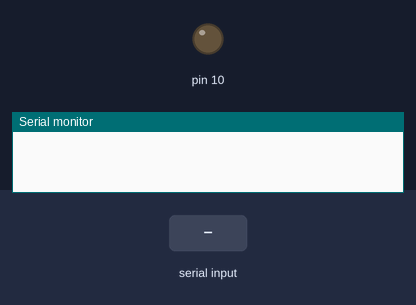
Simulated run of this sketch. Board: Arduino Uno, built for the host (arithmetic inside an expression is 32-bit, double 64-bit). Shown: output pins drawn as LEDs (lit = HIGH), the last lines printed to the serial monitor. Inputs (shaded band) come from the test bench.

Above: at 1.2 s.
1.3 s: "1" received over Serial
At 2.0 s:
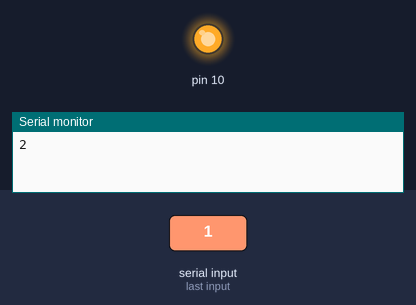
2.8 s: "0" received over Serial
At 3.1 s:
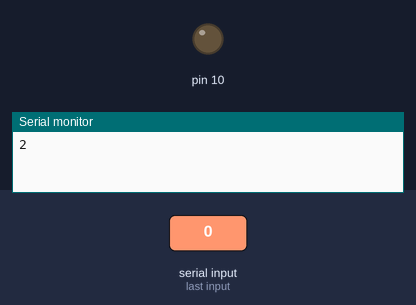
Timing chart, 0 to 5.8 s (numbered marks = the images above; inputs shaded):
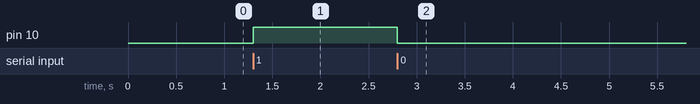

Measured:
- after the input at 1.3 s, pin 10: LOW → HIGH at once
- after the input at 2.8 s, pin 10: HIGH → LOW at once

The sketch:

B_DONE.ino
```cpp
// Device B
const int ledBPin = PIN_PB2;    // LED on Device B connected to PB2
bool ledBStatus = false;        // Status of the LED on Device B
bool connectionActive = false;  // Status of the connection with Device A

void setup() {
  Serial.swap(1);               // Swap pins for Serial communication
  Serial.begin(1200);           // Initialize serial communication at 1200 baud
  pinMode(ledBPin, OUTPUT);     // Configure LED pin as output
  digitalWrite(ledBPin, LOW);   // Ensure LED is off initially
}

void loop() {
  if (Serial.available() > 0) {  // Check if data is available
    char command = Serial.read();  // Read the incoming data
    if (command == '1') {
      ledBStatus = true;
      digitalWrite(ledBPin, HIGH); // Turn on the LED on Device B
      Serial.println('2');         // Send signal '2' back to Device A
      connectionActive = true;     // Assume connection is active after receiving
    } else if (command == '0') {
      connectionActive = false;    // Reset the connection status
      digitalWrite(ledBPin, LOW);  // Turn off the LED on Device B
      ledBStatus = false;          // Reset LED status
    }
  }

  if (!connectionActive) {
    digitalWrite(ledBPin, LOW);    // Ensure LED is off if connection is inactive
  }
}
```
